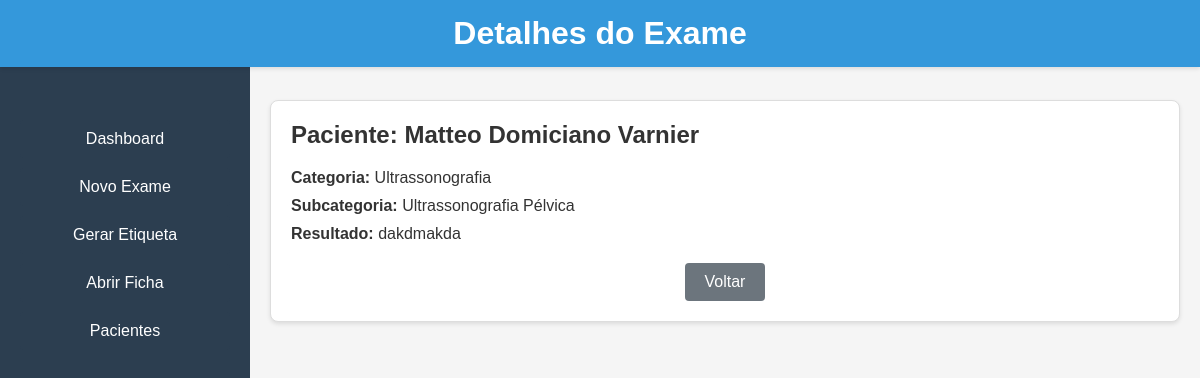
The app's page /exam/2 with its own data.
### models.py (models this page shows, shortened)
class Exam(db.Model):
    id = db.Column(db.Integer, primary_key=True)
    patient_name = db.Column(db.String(100), nullable=False)
    category = db.Column(db.String(100), nullable=False)
    subcategory = db.Column(db.String(100), nullable=False)
    result = db.Column(db.String(100), nullable=False)
    details = db.Column(JSON)
    created_at = db.Column(db.DateTime, default=datetime.utcnow)  # Novo campo

### app.py (the view)
@app.route('/exam/<int:exam_id>')
def view_exam(exam_id):
    exam = Exam.query.get_or_404(exam_id)  # Busca o exame pelo ID
    return render_template('exam_detail.html', exam=exam)

### templates/exam_detail.html (shortened to what this page needs)
<!DOCTYPE html>
<html lang="pt-BR">
<head>
    <link rel="stylesheet" href="{{ url_for('static', filename='style/exam_detail.css') }}">
</head>
<body>
    <div class="sidebar">
        <div class="sidebar-content">
            <div class="sidebar-box">
                <a href="{{ url_for('home') }}" class="btn-option">Dashboard</a>
                <a href="{{ url_for('exame') }}" class="btn-option">Novo Exame</a>
                <a href="{{ url_for('generate_label') }}" class="btn-option">Gerar Etiqueta</a>
                <a href="{{ url_for('client_record_search') }}" class="btn-option">Abrir Ficha</a>
                <a href="{{ url_for('view_patients') }}" class="btn-option">Pacientes</a>
            </div>
        </div>
    </div>
    <div class="fixed-header">
        <h1>Detalhes do Exame</h1>
    </div>
    <div class="main-content">
        <div class="exam-details">
            <h2>Paciente: {{ exam.patient_name }}</h2>
            <div class="exam-info">
                <p><strong>Categoria:</strong> {{ exam.category }}</p>
                <p><strong>Subcategoria:</strong> {{ exam.subcategory }}</p>
                <p><strong>Resultado:</strong> {{ exam.result }}</p>
            </div>
            <div class="button-container">
                <button onclick="goBack()" class="btn-back">Voltar</button>
            </div>
        </div>
    </div>
</body>
</html>

### static/style/exam_detail.css (style rules this page uses)
* { margin: 0; padding: 0; }
body { font-family: 'Arial', sans-serif; background-color: #f5f5f5; color: #333; overflow-x: hidden; height: 100%; width: 100%; margin: 0; padding: 0; }
.sidebar { width: 250px; height: 100vh; background-color: #2c3e50; color: white; position: fixed; top: 0; left: 0; z-index: 1000; overflow-y: auto; overflow-x: hidden; transition: left 0.3s ease; }
.sidebar-content { padding: 20px; padding-top: 70px; margin-top: 50px; }
.sidebar a { display: block; background-color: #2c3e50; color: white; padding: 10px; border: none; border-radius: 4px; text-align: center; margin-bottom: 10px; text-decoration: none; font-size: 16px; position: relative; overflow: hidden; }
.sidebar a::after { content: ""; position: absolute; left: 0; bottom: 0; width: 0; height: 2px; background-color: white; transition: width 0.3s ease-out; }
.fixed-header { position: fixed; top: 0; left: 0; width: 100%; background-color: #3498db; color: white; padding: 15px 0; text-align: center; box-shadow: 0 2px 4px rgba(0, 0, 0, 0.1); z-index: 1000; }
.main-content { margin-left: 250px; padding-top: 80px; height: calc(100vh - 80px); overflow-y: auto; }
.exam-details { padding: 20px; background-color: white; border: 1px solid #ddd; border-radius: 8px; box-shadow: 0 2px 4px rgba(0, 0, 0, 0.1); margin: 20px; }
.exam-details h2 { margin-bottom: 20px; }
.exam-info { margin-bottom: 20px; }
.exam-info p { margin-bottom: 10px; }
.button-container { margin-top: 20px; text-align: center; }
.btn-back { background-color: #6c757d; color: white; padding: 10px 20px; border: none; border-radius: 4px; font-size: 16px; cursor: pointer; }

### records on screen
Exam: patient_name "Matteo Domiciano Varnier", category "Ultrassonografia", subcategory "Ultrassonografia Pélvica", result "dakdmakda"
